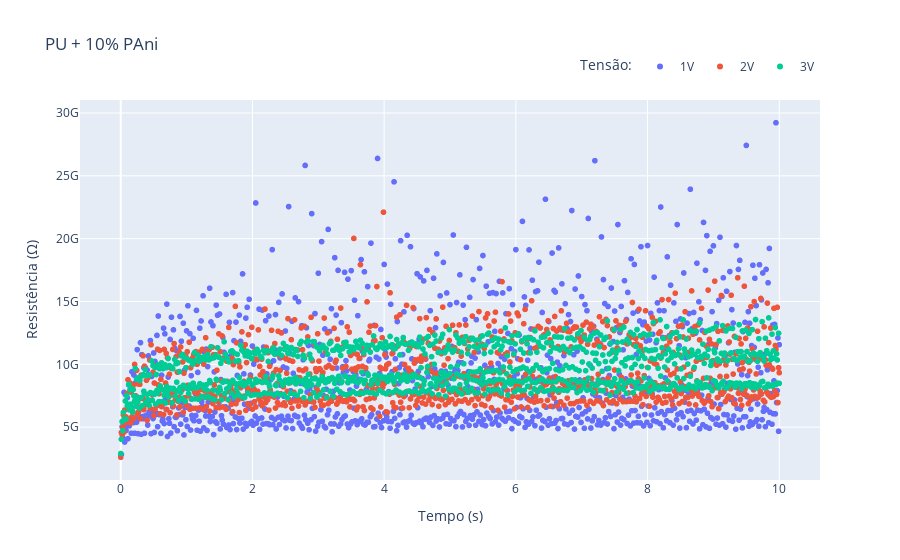

Notebook cell for this chart:
### Markdown cell above
### Gráfico da resistência ao longo do tempo - PU + 10%PAni

### Code cell
fig = pupani10_df.plot(kind='scatter', x='Tempo', y='Resistência', color = 'Tensão', title="PU + 10% PAni")
fig.update_layout(xaxis_title = 'Tempo (s)',
                  yaxis_title = 'Resistência (Ω)',
                  yaxis_tickformat = 's',
                  legend = dict(orientation = 'h',
                                y=1.05,
                                x=1.0,
                                xanchor= 'right',
                                yanchor= 'bottom',
                                title = dict(text = 'Tensão:'),
                               )
                 )

### Figure 1 — Plotly figure (JSON) as saved in the notebook; plotly's stock layout.template omitted (floating-point values rounded to 4 significant figures; data arrays with more than 128 entries replaced by an {"elided": "..."} marker saying what was removed)
{"data": [{"hovertemplate": "Tensão=1V<br>Tempo=%{x}<br>Resistência=%{y}<extra></extra>", "legendgroup": "1V", "marker": {"color": "#636efa", "symbol": "circle"}, "mode": "markers", "name": "1V", "showlegend": true, "type": "scattergl", "x": {"elided": "1001 float values"}, "xaxis": "x", "y": {"elided": "1001 float values"}, "yaxis": "y"}, {"hovertemplate": "Tensão=2V<br>Tempo=%{x}<br>Resistência=%{y}<extra></extra>", "legendgroup": "2V", "marker": {"color": "#EF553B", "symbol": "circle"}, "mode": "markers", "name": "2V", "showlegend": true, "type": "scattergl", "x": {"elided": "1001 float values"}, "xaxis": "x", "y": {"elided": "1001 float values"}, "yaxis": "y"}, {"hovertemplate": "Tensão=3V<br>Tempo=%{x}<br>Resistência=%{y}<extra></extra>", "legendgroup": "3V", "marker": {"color": "#00cc96", "symbol": "circle"}, "mode": "markers", "name": "3V", "showlegend": true, "type": "scattergl", "x": {"elided": "1001 float values"}, "xaxis": "x", "y": {"elided": "1001 float values"}, "yaxis": "y"}], "layout": {"legend": {"orientation": "h", "title": {"text": "Tensão:"}, "tracegroupgap": 0, "x": 1, "xanchor": "right", "y": 1.05, "yanchor": "bottom"}, "title": {"text": "PU + 10% PAni"}, "xaxis": {"anchor": "y", "domain": [0, 1], "title": {"text": "Tempo (s)"}}, "yaxis": {"anchor": "x", "domain": [0, 1], "tickformat": "s", "title": {"text": "Resistência (Ω)"}}}}
